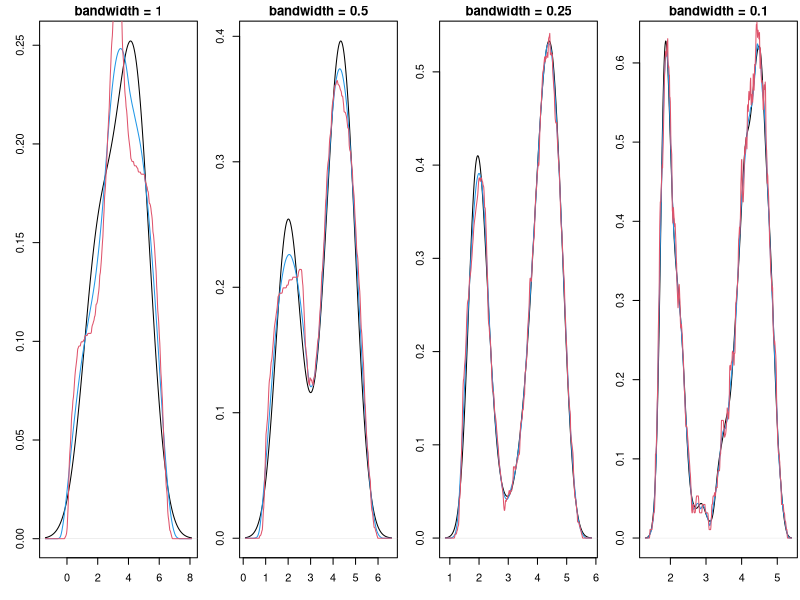
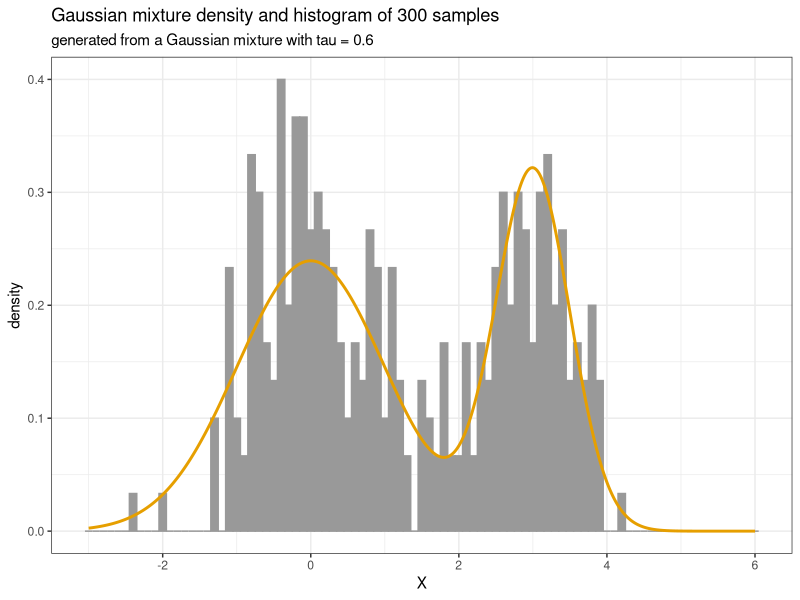

Recreate these plots in R, in order.
## ---- chunk 1
#| fig-cap: "Impact of the bandwidth on KDE, where the Gaussian kernel is in black, the Epanechnikov kernel in blue and the rectangular kernel in red."
plot_kdes <- function(bw){
  plot(density(faithful$eruptions, kernel="gaussian", bw=bw),
       main=paste("bandwidth = ",bw,sep=""), xlab="time [min]")
  lines(density(faithful$eruptions, kernel="epanechnikov", bw=bw), col=4)
  lines(density(faithful$eruptions, kernel="rectangular", bw=bw), col=2)
}
par(mfrow=c(1,4), mar = c(3.2, 3, 1.6, 0.2))
plot_kdes(1); plot_kdes(0.5); plot_kdes(0.25); plot_kdes(0.1)
## ---- chunk 2
#| code-fold: show

# random generation for a mixture of two normal distribution
rmixnorm <- function(N, mu1, mu2, sigma1, sigma2, tau){
  ind <- I(runif(N) > tau)
  X <- rep(0,N)
  X[ind] <- rnorm(sum(ind), mu1, sigma1)
  X[!ind] <- rnorm(sum(!ind), mu2, sigma2)
  return(X)
}

# density evaluation for a mixture of two normal distribution
dmixnorm <- function(x, mu1, mu2, sigma1, sigma2, tau){
  y <- (1-tau)*dnorm(x,mu1,sigma1) + tau*dnorm(x,mu2,sigma2)
  return(y)
}
## ---- chunk 3
library(ggplot2)

N <- 300
mu1 <- 3
mu2 <- 0
sigma1 <- 0.5
sigma2 <- 1
tau <- 0.6

X <- rmixnorm(N, mu1, mu2, sigma1, sigma2, tau)
x <- seq(-3, 6, by = 0.01)
fx <- dmixnorm(x, mu1, mu2, sigma1, sigma2, tau)

ggplot() +
    theme_bw() +
    aes(X, after_stat(density)) +
    geom_histogram(colour = "#999999", fill = "#999999", binwidth = 0.1) + 
    geom_line(aes(x, fx), colour = "#E69F00", linewidth = 1) + 
    labs(
    title = "Gaussian mixture density and histogram of 300 samples",
    subtitle = "generated from a Gaussian mixture with tau = 0.6")    
